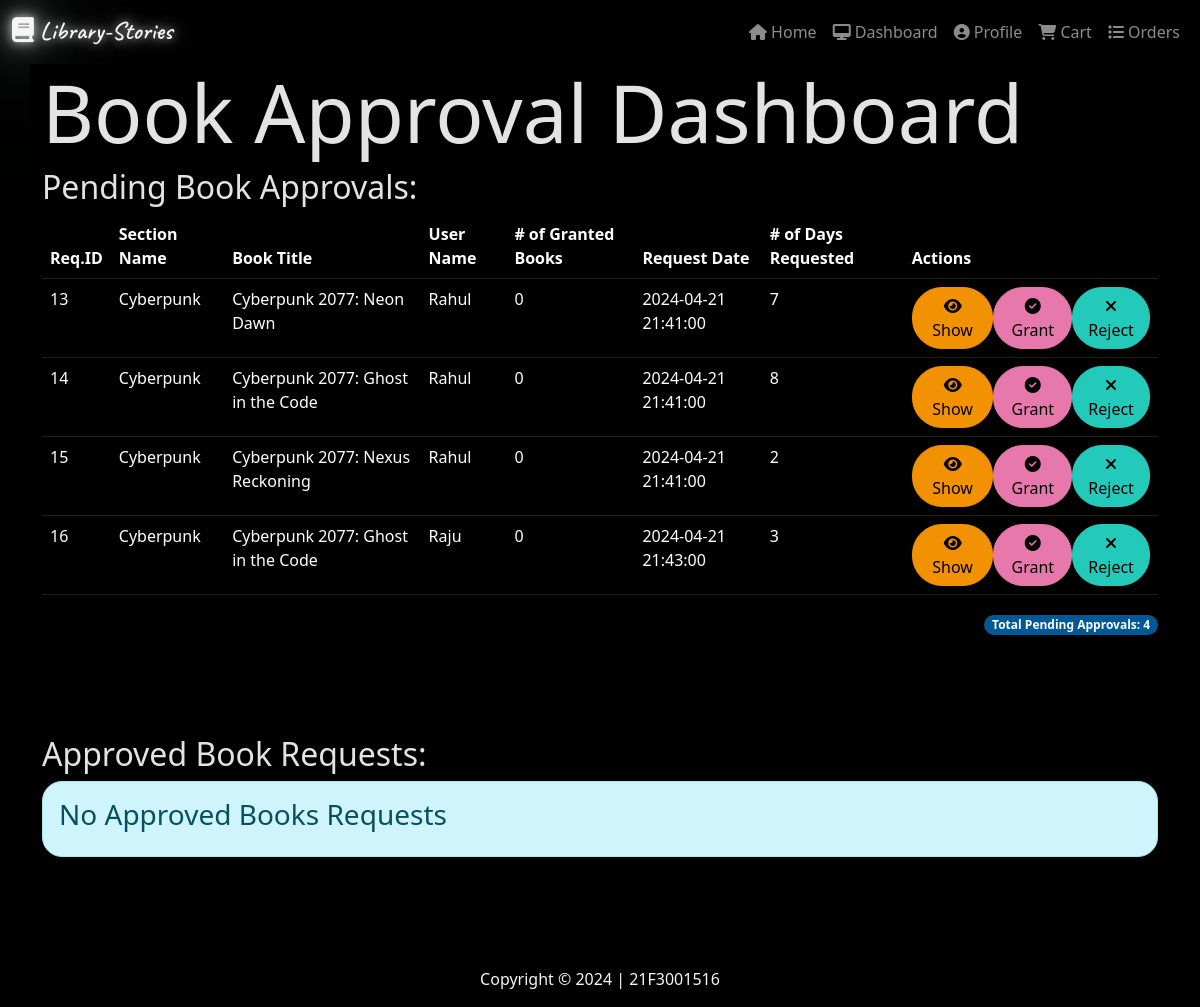
/admin/approvals (signed in), run on the app's committed database.
### models.py (models this page shows)
class BookAccess(db.Model):
        id = db.Column(db.Integer, primary_key=True)
        user_id = db.Column(db.Integer, db.ForeignKey('user.id'), nullable=False)
        book_id = db.Column(db.Integer, db.ForeignKey('book.id'), nullable=False)
        granted_at = db.Column(db.DateTime, nullable=True)
        revoked_at = db.Column(db.DateTime, nullable=True)
        isgranted = db.Column(db.Boolean, nullable=False, default=False)
        isrevoked = db.Column(db.Boolean, nullable=False, default=False)
        isrejected = db.Column(db.Boolean, nullable=False, default=False)
        isrequested = db.Column(db.Boolean, nullable=False, default=False)
        request_days = db.Column(db.Integer, nullable=True)
        requested_at = db.Column(db.DateTime, nullable=False, default = datetime.now())
        user = db.relationship('User', back_populates='books')
        book = db.relationship('book', back_populates='access')

class Section(db.Model):
        id = db.Column(db.Integer, primary_key=True)
        name = db.Column(db.String(32), unique=True, nullable=False)
        desc = db.Column(db.String(256), nullable=True)
        date_created = db.Column(db.DateTime, nullable=False)
        books = db.relationship('book', backref='Section', lazy=True, cascade='all, delete-orphan')

class book(db.Model):
        id = db.Column(db.Integer, primary_key=True)
        title = db.Column(db.String(64), nullable=False)
        author = db.Column(db.String(64), nullable=False)
        section_id = db.Column(db.Integer, db.ForeignKey('section.id'), nullable=False)
        subsections = db.Column(db.String(64), nullable=True)
        publisher = db.Column(db.String(64), nullable=True)
        date_added = db.Column(db.DateTime, nullable=False)
        pages = db.Column(db.Integer, nullable=True)
        volumne = db.Column(db.Integer, nullable=True)
        desc = db.Column(db.String(256), nullable=True)
        price = db.Column(db.Float, nullable=True)
        book_image = db.Column(db.String(256), nullable=True)
        is_audible = db.Column(db.Boolean, nullable=False, default=False)
        content = db.Column(db.String(5096), nullable=True)
        is_upcoming = db.Column(db.Boolean, nullable=False, default=False)
        book_link = db.Column(db.String(512), nullable=True)
        avail= db.Column(db.DateTime, nullable=True)
        access = db.relationship('BookAccess', back_populates='book', lazy=True, cascade='all, delete-orphan')
        carts = db.relationship('cart', backref='book', lazy=True, cascade='all, delete-orphan')
        reviews = db.relationship('review', backref='book', lazy=True, cascade='all, delete-orphan')
        orders = db.relationship('Order', backref='book', lazy=True, cascade='all, delete-orphan')
        wishlist = db.relationship('Wishlist', backref='book', lazy=True, cascade='all, delete-orphan')
        favorite = db.relationship('Favorite', backref='book', lazy=True, cascade='all, delete-orphan')

class User(db.Model):
        id = db.Column(db.Integer, primary_key=True)
        username = db.Column(db.String(32), unique=True, nullable=False)
        name = db.Column(db.String(64), nullable=False)
        is_admin = db.Column(db.Boolean,nullable=False, default=False)
        is_author = db.Column(db.Boolean,nullable=False, default=False)
        passhash = db.Column(db.String(256), nullable=False)
        email = db.Column(db.String(128), nullable=True)
        bio = db.Column(db.String(256), nullable=True)
        role = db.Column(db.String(16), nullable=False, default='User')
        books_requested = db.Column(db.Integer, nullable=True, default=0)
        date_upgraded = db.Column(db.DateTime, nullable=True)
        date_joined = db.Column(db.DateTime, nullable=False, default=datetime.now())
        is_dark = db.Column(db.Boolean, nullable=False, default=False)
        books = db.relationship('BookAccess', back_populates='user', lazy=True, cascade='all, delete-orphan')
        author_books = db.relationship('author_book', backref='user', lazy=True, cascade='all, delete-orphan')
        reviews = db.relationship('review', backref='user', lazy=True, cascade='all, delete-orphan')
        blacklists = db.relationship('blacklist', backref='user', lazy=True, cascade='all, delete-orphan')
        carts = db.relationship('cart', backref='user', lazy=True, cascade='all, delete-orphan')
        wishlists = db.relationship('Wishlist', backref='user', lazy=True, cascade='all, delete-orphan')
        favorites = db.relationship('Favorite', backref='user', lazy=True, cascade='all, delete-orphan')

### routes.py (the view)
@app.route('/admin/approvals')
@admin_required
def approvals():
    requests = BookAccess.query.filter_by(isrequested=True).all()
    sections = Section.query.all()
    Book=book.query.all()
    Users = User.query.all()
    count = BookAccess.query.filter_by(isgranted=True, isrequested=True).count()
    counts = BookAccess.query.filter_by(isgranted=False, isrequested=True).count()
    return render_template('admin/approval.html',books=Book, sections=sections,users=Users ,requests=requests, user=current_user(),counts=counts,countss=count)

### routes.py (called while the page is built)
def admin_required(f):
    @wraps(f)
    def inner(*args, **kwargs):
        if 'user_id' not in session:
            flash('Please Login to Continue')
            return redirect(url_for('login'))
        user = User.query.get(session['user_id'])
        if not user.is_admin:
            flash('You do not have the required permission to access this page')
            return redirect(url_for('index'))
        return f(*args, **kwargs)
    return inner

def current_user():
        user0 = User.query.get(session['user_id'])
        return user0

### templates/admin/approval.html (shortened to what this page needs)
{% extends 'layout.html' %}
{% block content %}
<h1 class="display-1">Book Approval Dashboard</h1>
<h2>Pending Book Approvals:</h2>
{% if counts>0%}
<table class="table">
    <thead>
        <tr><div class="heads">
            <th>Req.ID</th>
            <th>Section Name</th>
            <th>Book Title</th>
            <th>User Name</th>
            <th># of Granted Books</th>
            <th>Request Date</th>
            <th># of Days Requested</th>
            <th>Actions</th></div>
        </tr>
    </thead>
    <tbody>
        {% for request in requests %}
        <tr>{% if not request.isgranted %}
            <td>{{request.id}}</td>
        {% for section in sections %}
            {% for book in books %}
            {% if book.id == request.book_id %}
            {% if section.id == book.section_id %}
                <td>{{section.name}}</td>
                <td>{{book.title}}</td>
            {% endif %}
            {% endif %}
        {% endfor %}
        {% endfor %}
        {% for users in users %}
            {% if users.id == request.user_id %}
                <td>{{users.name}}</td>
                <td>{{ users.books_requested }}</td>
            {% endif %}
        {% endfor %}
            <td>{{request.requested_at}}</td>
            <td>{{request.request_days}}</td>
            <td><div class="buttons">
                <a href="{{url_for('ad_show_book', id=request.book_id)}}" class="btn btn-primary" style="border-radius:30px">
                    <i class="fas fa-eye" aria-hidden="true"   ></i>
                    Show
                </a>
                <form method="post" action="{{url_for('approvals_post_grant',request_id = request.id)}}">
                    <button type="submit" class="btn btn-success" style="border-radius:30px;">
                        <i class="fa fa-check-circle" aria-hidden="true"></i> Grant
                    </button>
                </form>
                <form method="post" action="{{url_for('approvals_post_reject',request_id = request.id)}}">
                    <button type="submit" class="btn btn-danger" style="border-radius:30px;">
                        <i class="fa fa-times" aria-hidden="true"></i> Reject
                    </button>
                </form>
                </div>
            </td>
        </tr>{% endif %}
        {% endfor %}
    </tbody>
</table>
<div class="totals" align="right">
    <span class="badge badge-pill" style="border-radius:30px;background:rgb(0, 88, 150)"> Total Pending Approvals: {{ counts }}</span>
</div>
{% else %}
<div class="alert alert-info" style="border-radius: 20px;">
    <h3>No Pending Books Approval Requests</h3>
</div>
{% endif %}
<h2 style="margin-top:100px;">Approved Book Requests:</h2>
{% if countss > 0 %}
<table class="table">
    <thead>
        <tr><div class="heads">
            <th>Request ID</th>
            <th>Section Name</th>
            <th>Book Title</th>
            <th>User Name</th>
            <th>Granted on</th>
            <th>Revoked at</th>
            <th># of Days Requested</th>
            <th>Actions</th></div>
        </tr>
    </thead>
    <tbody>
        {% for request in requests %}
        {% if request.isgranted %}
        <tr>
            <td>{{request.id}}</td>
        {% for section in sections %}
            {% for book in books %}
            {% if book.id == request.book_id %}
            {% if section.id == book.section_id %}
                <td>{{section.name}}</td>
                <td>{{book.title}}</td>
            {% endif %}
            {% endif %}
        {% endfor %}
        {% endfor %}
        {% for users in users %}
        {% if users.id == request.user_id %}
            <td>{{users.name}}</td>
        {% endif %}
    {% endfor %}
            <td>{{request.granted_at}}</td>
            <td>{{request.revoked_at}}</td>
            <td>{{request.request_days}}</td>
            <td><div class="buttons">
                <form method="post" action="{{url_for('approvals_post_revoke', request_id=request.id)}}">
                    <button type="submit" class="btn btn-danger" style="border-radius:30px;">
                        <i class="fa fa-minus" aria-hidden="true"></i> Revoke Book Access
                    </button>
                </form>
                </div>
            </td>
        </tr>
        {% endif %}
        {% endfor %}
    </tbody>
</table>
<div class="totals" align="right">
    <span class="badge badge-pill" style="border-radius:30px;background:rgb(0, 88, 150)"> Total Approved Books: {{ countss }}</span>
</div>
{% else %}
<div class="alert alert-info" style="border-radius: 20px;">
    <h3>No Approved Books Requests</h3>
</div>
{% endif %}
{% endblock %}

### templates/admin/approval.html (style rules this page uses)
.buttons { display: flex; justify-content: space-around; }
.heads { justify-content: space-around; }

### templates/layout.html (style rules this page uses)
#body { background-color: #000000; color:whitesmoke }
.table { filter: invert(1); }

### data on the page
BookAccess: id "13", requested_at "2024-04-21 21:41:00", request_days "7"
Section: name "Cyberpunk"
book: title "Cyberpunk 2077: Neon Dawn"
User: name "Rahul", books_requested "0"
BookAccess: id "14", requested_at "2024-04-21 21:41:00", request_days "8"
book: title "Cyberpunk 2077: Ghost in the Code"
BookAccess: id "15", requested_at "2024-04-21 21:41:00", request_days "2"
book: title "Cyberpunk 2077: Nexus Reckoning"
BookAccess: id "16", requested_at "2024-04-21 21:43:00", request_days "3"
User: name "Raju", books_requested "0"

### other printed values
{{ counts }} "4"
